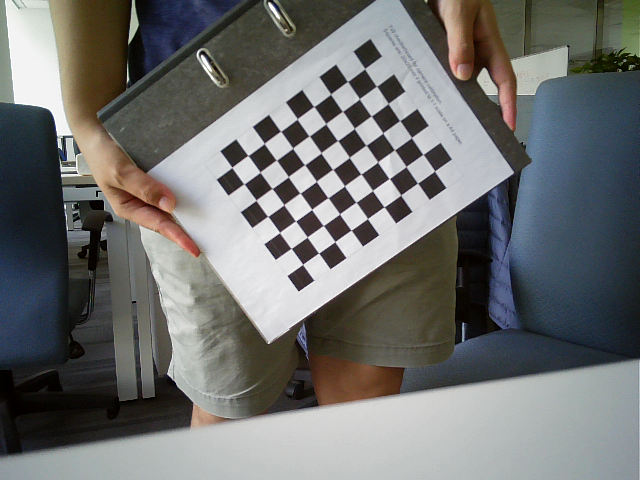
#> input picture data/1.bmp, 640 x 480 px; its folder holds only this picture in this run
$ python inner_calibration.py
#> lines starting #> are read from the running program, lines starting #| are printed output that depends on the picture; after the words box and inside, x2 and y2 are one past the last pixel; in counts of white or black regions, pixels touching at a corner belong together; long printed decimals are rounded
import cv2
import sys
import numpy as np
import glob

# 标定图像保存路径
photo_path = "./data/"


# 标定图像
def calibration_photo(photo_path):
    # 设置要标定的角点个数
#> called with photo_path = './data/'
    x_nums = 9  # x方向上的角点个数
    y_nums = 7
    # 设置(生成)标定图在世界坐标中的坐标
    world_point = np.zeros((x_nums * y_nums, 3), np.float32)  # 生成x_nums*y_nums个坐标，每个坐标包含x,y,z三个元素
    world_point[:, :2] = np.mgrid[:x_nums, :y_nums].T.reshape(-1, 2)  # mgrid[]生成包含两个二维矩阵的矩阵，每个矩阵都有x_nums列,y_nums行
    # .T矩阵的转置
    # reshape()重新规划矩阵，但不改变矩阵元素
    # 保存角点坐标
    world_position = []
    image_position = []
    # 设置角点查找限制
    criteria = (cv2.TERM_CRITERIA_EPS + cv2.TERM_CRITERIA_MAX_ITER, 20, 0.001)
    # 获取所有标定图
    images = glob.glob(photo_path + '*.bmp')
    # print(images)
    for image_path in images:
        image = cv2.imread(image_path)
#> image is the input picture: shape (480, 640, 3); mean B, G, R 110.9, 112, 111.1
        gray = cv2.cvtColor(image, cv2.COLOR_RGB2GRAY)
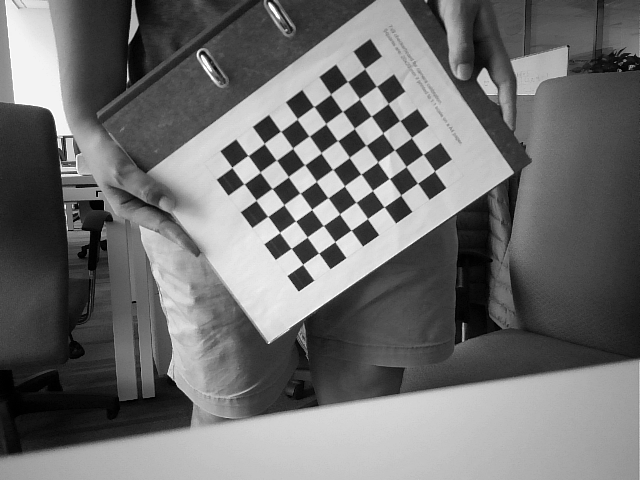
#> gray: shape (480, 640); min 0, max 255, mean 111.6
        # 查找角点
        ok, corners = cv2.findChessboardCorners(gray, (x_nums, y_nums), None)
#> ok = True; corners = 63 rows, first 8: [434.5, 170.9], [417.5, 183.2], [400.7, 195], [384.1, 206.9], [367.5, 218.6], [351.1, 230.2], [335, 241.6], [318.6, 253]

        if ok:
            # 把每一幅图像的世界坐标放到world_position中
            world_position.append(world_point)
            # 获取更精确的角点位置
            exact_corners = cv2.cornerSubPix(gray, corners, (11, 11), (-1, -1), criteria)
#> exact_corners = 63 rows, first 8: [434.6, 171], [417.6, 183.2], [400.7, 195.1], [384.1, 206.8], [367.5, 218.5], [351.1, 230.2], [334.8, 241.6], [318.6, 253]
            # 把获取的角点坐标放到image_position中
            image_position.append(exact_corners)
            # 可视化角点
            image = cv2.drawChessboardCorners(image,(x_nums,y_nums),exact_corners,ok)
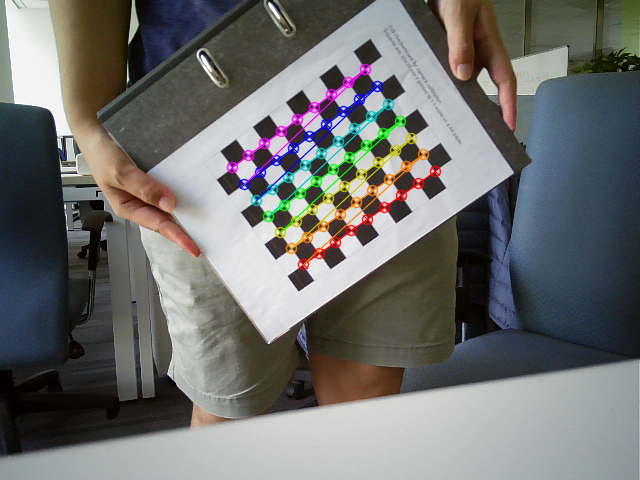
#> image: shape (480, 640, 3); 3.22% of pixels changed, all inside (x1, y1, x2, y2) = (226, 63, 442, 271)
            cv2.imshow('image_corner', image)
            cv2.waitKey(1000)
    # 计算内参数
    ret, mtx, dist, rvecs, tvecs = cv2.calibrateCamera(world_position, image_position, gray.shape[::-1], None, None)
#> ret = 0.0689; mtx = [[229.7, 0, 307.1], [0, 231, 192.1], [0, 0, 1]]; dist = [[0.0642, -0.322, -0.00333, -0.000422, 0.544]]; rvecs = ([0.0351, -0.0633, 2.52],); tvecs = ([6.27, -1.02, 11.36],)
    # 将内参保存起来
    np.savez('./data/intrinsic_parameters', mtx=mtx, dist=dist)
    print('mtx', mtx)
#| mtx [[229.685    0.         307.063]
#|  [  0.         231.048 192.129]
#|  [  0.           0.           1.        ]]
    print('--------------')
    print('dist', dist)
#| dist [[ 6.41880470e-02 -3.21845760e-01 -3.33139243e-03 -4.22450427e-04
#|    5.44299008e-01]]
    # 计算偏差
    mean_error = 0
    for i in range(len(world_position)):
        image_position2, _ = cv2.projectPoints(world_position[i], rvecs[i], tvecs[i], mtx, dist)
        error = cv2.norm(image_position[i], image_position2, cv2.NORM_L2) / len(image_position2)
        mean_error += error
#> this loop made 1 pass
#> (error, mean_error) on pass 1: (0.00868, 0.00868)
#> after the loop, mean_error = 0.00868
    print("total error: ", mean_error / len(image_position))
#| total error:  0.008676


if __name__ == '__main__':
    calibration_photo(photo_path)

$ run again, on data/3.bmp
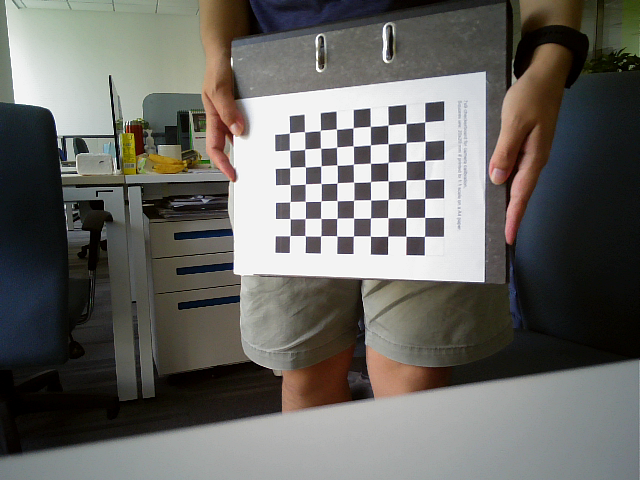
#> input picture data/3.bmp, 640 x 480 px
#> in calibration_photo, image is the input picture: shape (480, 640, 3); mean B, G, R 99.2, 103.4, 104.5
#> in calibration_photo, `gray = cv2.cvtColor(image, cv2.COLOR_RGB2GRAY)`:
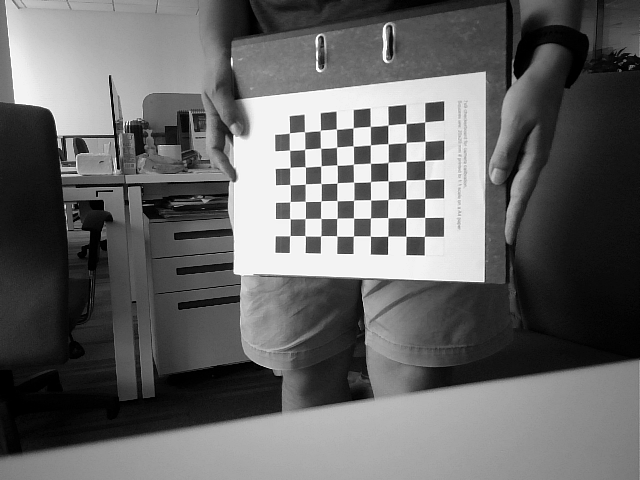
#> gray: shape (480, 640); min 0, max 255, mean 102.3
#> ok = True; corners = 63 rows, first 8: [424.4, 236.4], [405.9, 236.2], [387.7, 236.2], [370.3, 236], [353.4, 236.1], [336.7, 235.9], [320.7, 235.9], [305.1, 235.7]
#> exact_corners = 63 rows, first 8: [424.5, 236.4], [405.9, 236.3], [387.8, 236.2], [370.4, 236.2], [353.4, 236], [336.8, 235.9], [320.7, 235.9], [305.2, 235.8]
#> in calibration_photo, `image = cv2.drawChessboardCorners(image,(x_nums,y_nums),exact_corners,..`:
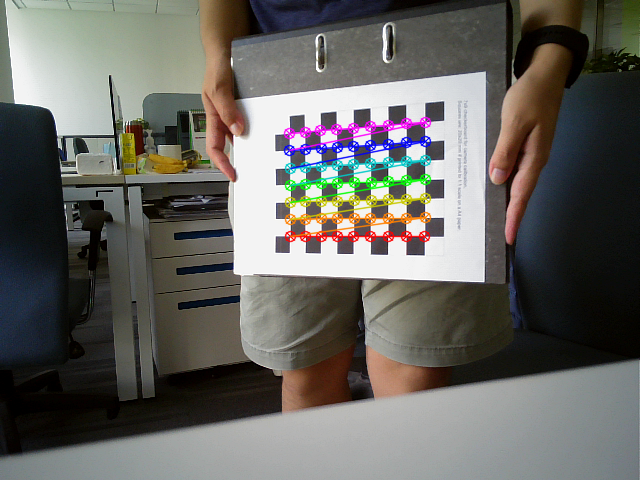
#> image: shape (480, 640, 3); 3.15% of pixels changed, all inside (x1, y1, x2, y2) = (283, 116, 432, 243)
#> ret = 0.143; mtx = [[655.2, 0, 292.1], [0, 617.2, 285], [0, 0, 1]]; dist = [[0.705, -3.93, 0.0536, -0.067, 12.54]]; rvecs = ([-0.888, 0.0671, -2.98],); tvecs = ([6.6, -2.6, 31.79],)
#| mtx [[655.201   0.         292.077]
#|  [  0.         617.161 284.972]
#|  [  0.           0.           1.        ]]
#| dist [[ 0.7045 -3.927  0.05361 -0.06698 12.541]]
#> the loop in calibration_photo, `for i in range(len(world_position)):` made 1 pass
#> (error, mean_error) on pass 1: (0.018, 0.018)
#> after the loop in calibration_photo, `for i in range(len(world_position)):`: mean_error = 0.018
#| total error:  0.01798

$ run again, on data/4.bmp
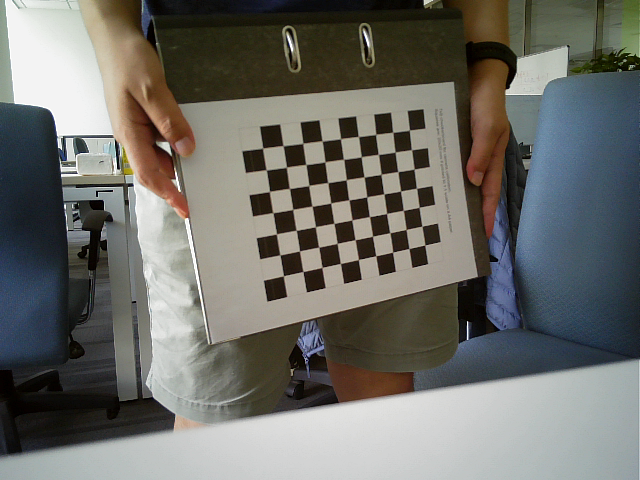
#> input picture data/4.bmp, 640 x 480 px
#> in calibration_photo, image is the input picture: shape (480, 640, 3); mean B, G, R 105.1, 110.3, 110.3
#> in calibration_photo, `gray = cv2.cvtColor(image, cv2.COLOR_RGB2GRAY)`:
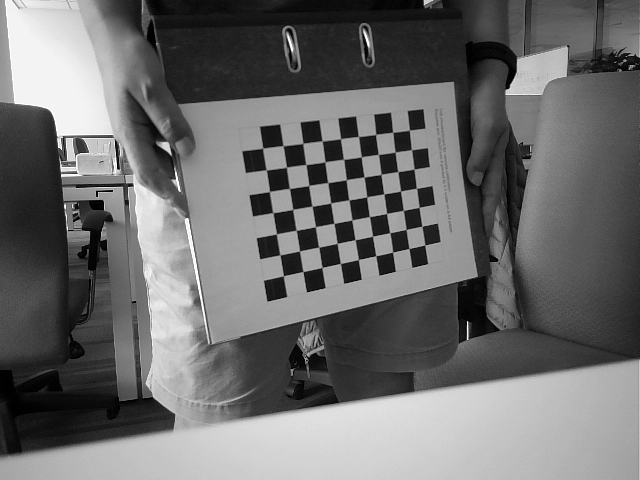
#> gray: shape (480, 640); min 0, max 255, mean 108.7
#> ok = True; corners = 63 rows, first 8: [424.9, 244.9], [408.9, 248.5], [392.6, 252.1], [375.8, 255.7], [358.3, 259.6], [340.4, 263.5], [322.1, 267.4], [303.1, 271.5]
#> exact_corners = 63 rows, first 8: [424.8, 245], [408.9, 248.5], [392.6, 252.2], [375.7, 255.7], [358.4, 259.6], [340.4, 263.5], [321.9, 267.4], [302.8, 271.6]
#> in calibration_photo, `image = cv2.drawChessboardCorners(image,(x_nums,y_nums),exact_corners,..`:
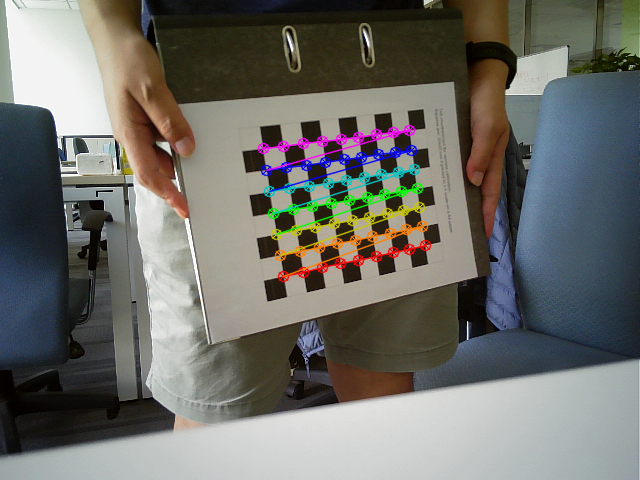
#> image: shape (480, 640, 3); 3.28% of pixels changed, all inside (x1, y1, x2, y2) = (257, 124, 432, 283)
#> ret = 0.223; mtx = [[823.3, 0, 311.3], [0, 722.4, 220.4], [0, 0, 1]]; dist = [[1.11, -87.97, -0.0161, 0.0308, 2016.1]]; rvecs = ([-0.926, -0.0693, 2.84],); tvecs = ([5.22, 1.29, 38.44],)
#| mtx [[823.309   0.         311.257]
#|  [  0.         722.382 220.409]
#|  [  0.           0.           1.        ]]
#| dist [[ 1.11483827e+00 -8.79659551e+01 -1.61076147e-02  3.08424414e-02
#|    2.01605913e+03]]
#> the loop in calibration_photo, `for i in range(len(world_position)):` made 1 pass
#> (error, mean_error) on pass 1: (0.0281, 0.0281)
#> after the loop in calibration_photo, `for i in range(len(world_position)):`: mean_error = 0.0281
#| total error:  0.02811

$ run again, on data/5.bmp
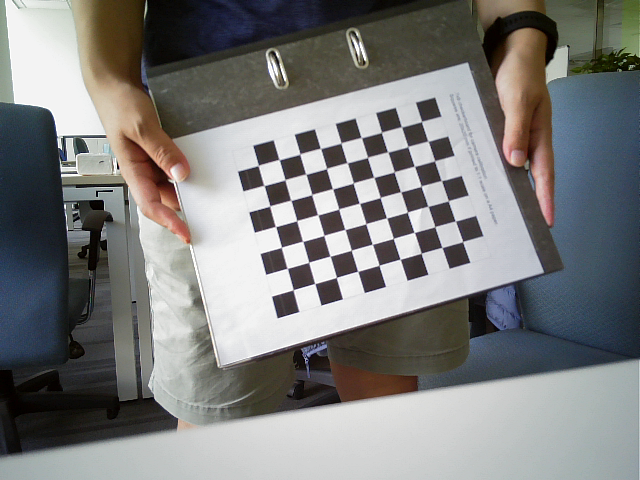
#> input picture data/5.bmp, 640 x 480 px
#> in calibration_photo, image is the input picture: shape (480, 640, 3); mean B, G, R 125.1, 125.8, 125.5
#> in calibration_photo, `gray = cv2.cvtColor(image, cv2.COLOR_RGB2GRAY)`:
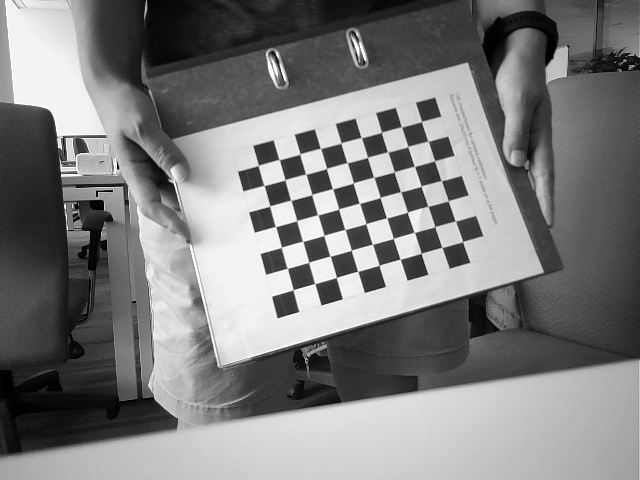
#> gray: shape (480, 640); min 0, max 255, mean 125.6
#> ok = True; corners = 63 rows, first 8: [462.5, 241.6], [442, 247.5], [421.3, 253.2], [400.1, 259.3], [379, 265.2], [357.7, 271.3], [336.4, 277.4], [314.7, 283.5]
#> exact_corners = 63 rows, first 8: [462.6, 241.6], [442, 247.4], [421.1, 253.3], [400.2, 259.1], [379, 265.3], [357.7, 271.3], [336.4, 277.4], [314.7, 283.5]
#> in calibration_photo, `image = cv2.drawChessboardCorners(image,(x_nums,y_nums),exact_corners,..`:
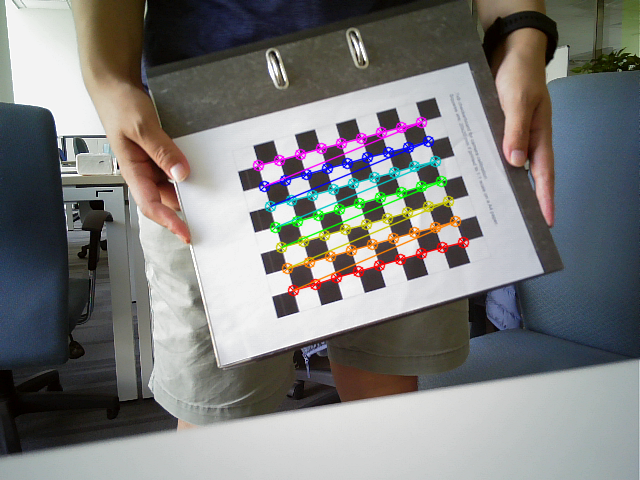
#> image: shape (480, 640, 3); 3.56% of pixels changed, all inside (x1, y1, x2, y2) = (252, 116, 470, 297)
#> ret = 0.169; mtx = [[546, 0, 311.8], [0, 546.9, 241.9], [0, 0, 1]]; dist = [[0.597, -11.51, 0.00357, -0.0125, 73.64]]; rvecs = ([-0.0533, 0.269, 2.85],); tvecs = ([6.87, -0.0193, 24.92],)
#| mtx [[545.988   0.         311.803]
#|  [  0.         546.940 241.890 ]
#|  [  0.           0.           1.        ]]
#| dist [[ 5.96928778e-01 -1.15149181e+01  3.56818981e-03 -1.25297785e-02
#|    7.36373238e+01]]
#> the loop in calibration_photo, `for i in range(len(world_position)):` made 1 pass
#> (error, mean_error) on pass 1: (0.0213, 0.0213)
#> after the loop in calibration_photo, `for i in range(len(world_position)):`: mean_error = 0.0213
#| total error:  0.02132

$ run again, on data/10.bmp
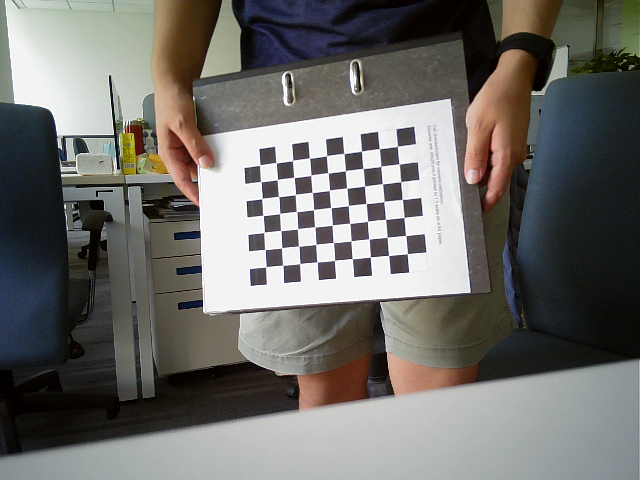
#> input picture data/10.bmp, 640 x 480 px
#> in calibration_photo, image is the input picture: shape (480, 640, 3); mean B, G, R 106.8, 110.1, 111.5
#> in calibration_photo, `gray = cv2.cvtColor(image, cv2.COLOR_RGB2GRAY)`:
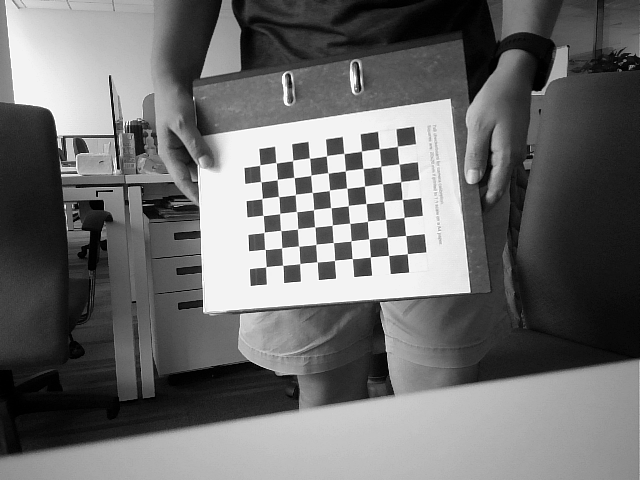
#> gray: shape (480, 640); min 0, max 255, mean 109.2
#> ok = True; corners = 63 rows, first 8: [407.4, 253.6], [388.6, 255.4], [370.4, 256.9], [352.2, 258.6], [334.5, 260.4], [317.1, 261.9], [299.8, 263.6], [282.7, 265.4]
#> exact_corners = 63 rows, first 8: [407.4, 253.7], [388.6, 255.4], [370.4, 257], [352.2, 258.6], [334.5, 260.4], [317, 261.9], [299.6, 263.6], [282.8, 265.3]
#> in calibration_photo, `image = cv2.drawChessboardCorners(image,(x_nums,y_nums),exact_corners,..`:
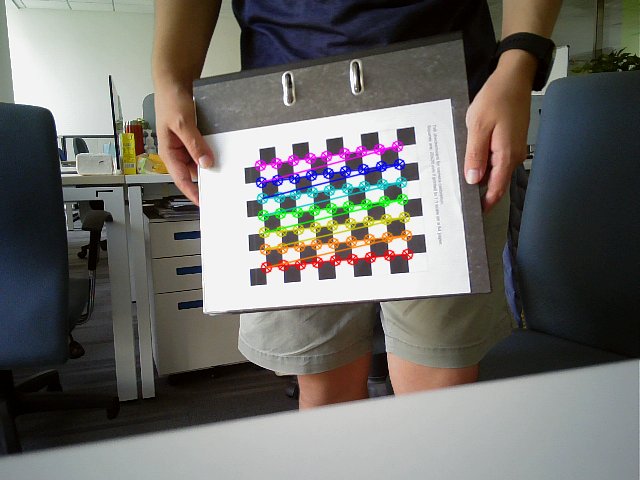
#> image: shape (480, 640, 3); 3.19% of pixels changed, all inside (x1, y1, x2, y2) = (254, 140, 414, 274)
#> ret = 0.123; mtx = [[729.1, 0, 226.8], [0, 722.8, 357.4], [0, 0, 1]]; dist = [[0.549, -1.96, 0.0662, -0.0856, 4.79]]; rvecs = ([0.62, 0.165, 3.03],); tvecs = ([9.58, -5.6, 36.46],)
#| mtx [[729.084     0.         226.768]
#|  [  0.         722.820 357.357]
#|  [  0.           0.           1.        ]]
#| dist [[ 0.549 -1.955  0.06624 -0.08561  4.788]]
#> the loop in calibration_photo, `for i in range(len(world_position)):` made 1 pass
#> (error, mean_error) on pass 1: (0.0155, 0.0155)
#> after the loop in calibration_photo, `for i in range(len(world_position)):`: mean_error = 0.0155
#| total error:  0.01545
